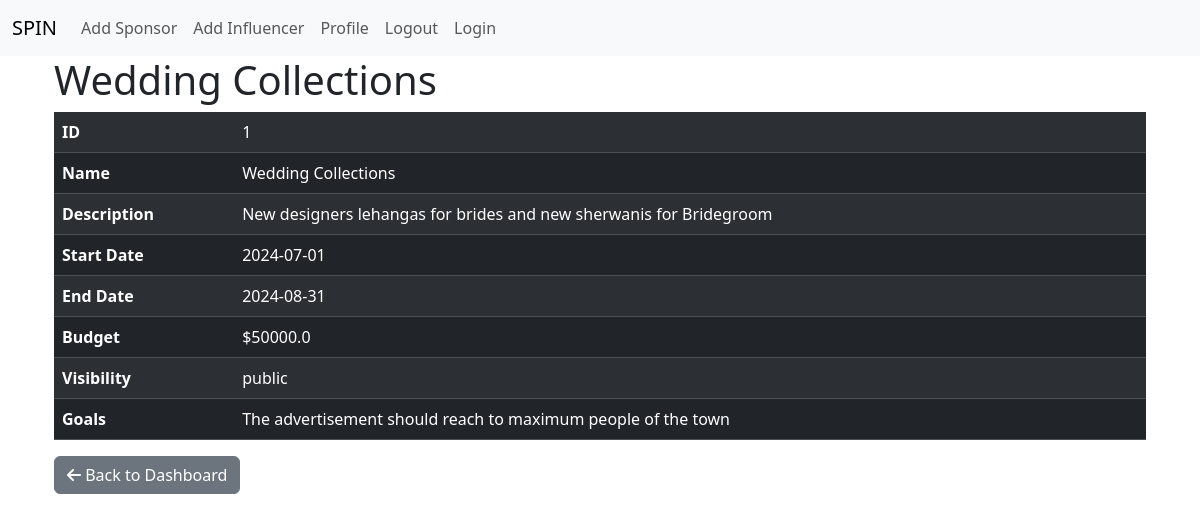
The page /campaigns/1/ (signed in) on the database its author committed.
### spin_app/models.py (models this page shows)
class Campaign(db.Model):
    id = db.Column(db.Integer, primary_key=True)
    name = db.Column(db.String(120), nullable=False)
    description = db.Column(db.Text, nullable=False)
    start_date = db.Column(db.Date, nullable=False)
    end_date = db.Column(db.Date, nullable=False)
    budget = db.Column(db.Float, nullable=False)
    visibility = db.Column(db.String(20), nullable=False)  # 'public' or 'private'
    goals = db.Column(db.Text, nullable=False)
    owner_id = db.Column(db.Integer, db.ForeignKey('sponsor_profile.id'), nullable=False)
    owner = db.relationship('SponsorProfile', backref=db.backref('campaigns', lazy=True, cascade='all, delete-orphan'))

### spin_app/routes.py (the view)
@app.route("/campaigns/<int:id>/", methods=['GET'])
@login_required
def view_campaign(id):
    camp = Campaign.query.get(id)
    if not camp:
        flash('Campaign does not exist')
        return redirect(url_for('sp_dash'))
    return render_template('view_campaign.html', campaign=camp)

### spin_app/models.py (called while the page is built)
@login_manager.user_loader
def load_user(user_id):
    return User.query.get(int(user_id))

### spin_app/templates/view_campaign.html (shortened to what this page needs)
{% extends 'base.html' %}
{% block content %}
<div class="container">
    <h1>{{ campaign.name }}</h1>
    <table class="table table-dark table-striped">
        <tr>
            <th>ID</th>
            <td>{{ campaign.id }}</td>
        </tr>
        <tr>
            <th>Name</th>
            <td>{{ campaign.name }}</td>
        </tr>
        <tr>
            <th>Description</th>
            <td>{{ campaign.description }}</td>
        </tr>
        <tr>
            <th>Start Date</th>
            <td>{{ campaign.start_date }}</td>
        </tr>
        <tr>
            <th>End Date</th>
            <td>{{ campaign.end_date }}</td>
        </tr>
        <tr>
            <th>Budget</th>
            <td>${{ campaign.budget }}</td>
        </tr>
        <tr>
            <th>Visibility</th>
            <td>{{ campaign.visibility }}</td>
        </tr>
        <tr>
            <th>Goals</th>
            <td>{{ campaign.goals }}</td>
        </tr>
    </table>
    <a href="{{ url_for('sp_dash') }}" class="btn btn-secondary">
        <i class="fas fa-arrow-left"></i>
        Back to Dashboard
    </a>
</div>
{% endblock %}

### spin_app/templates/base.html (style rules this page uses)
body { background-image: url('/static/images/lib.jpg'); background-size: cover; background-position: center; background-repeat: no-repeat; margin: 0; padding: 0; }

### rows shown on the page
Campaign: name "Wedding Collections", id "1", description "New designers lehangas for brides and new sherwanis for Bridegroom", start_date "2024-07-01", end_date "2024-08-31", budget "50000.0", visibility "public", goals "The advertisement should reach to maximum people of the town"
